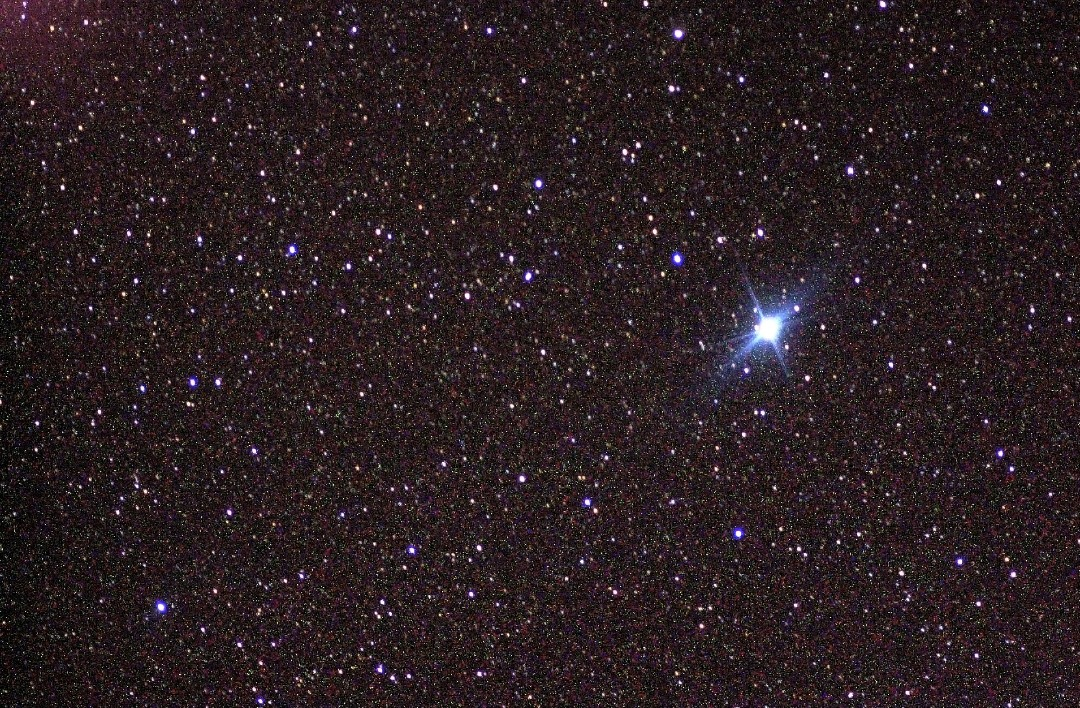
#> input picture Canopus.jpg, 1080 x 708 px, found by its file name
$ jupyter execute --allow-errors ImageMatching.ipynb   (shell and % lines are left out)
#> lines starting #> are read from the running program, lines starting #| are printed output that depends on the picture; long printed decimals are rounded
##Imports

[cell 1]
import numpy as np
import pandas as pd
import matplotlib.pyplot as plt
import seaborn as sns
from PIL import Image
import cv2
import imutils
import sys

[cell 2]
from google.colab import drive

drive.mount('/content/gdrive')
root_path = 'gdrive/My Drive/Colab Notebooks/4DSight/'

plots = root_path + 'Images/'

##Function

[cell 3]
'''
Takes two argument, first one is image file that contains the star map, and the second one is the patch from this star map.
'''
def find_star_location(starmap, smallstar):

  good_match_ratio = 0.3

  plt.imshow(starmap)
  plt.show()
  plt.imshow(smallstar)
  plt.show()

  gray1 = cv2.cvtColor(starmap, cv2.COLOR_BGR2GRAY)
  gray2 = cv2.cvtColor(smallstar, cv2.COLOR_BGR2GRAY)

  sift = cv2.xfeatures2d.SIFT_create()
  keypoints_1, desc_1= sift.detectAndCompute(starmap,None)
  keypoints_2, desc_2 = sift.detectAndCompute(smallstar,None)

  img_1 = cv2.drawKeypoints(gray1,keypoints_1,starmap)
  img_2 = cv2.drawKeypoints(gray2,keypoints_2,smallstar)
  plt.imshow(img_1)
  plt.show()
  plt.imshow(img_2)
  plt.show()

  bf = cv2.BFMatcher(cv2.NORM_L1, crossCheck=True)
  matches = bf.match(desc_1,desc_2)
  matches = sorted(matches, key = lambda x:x.distance)

  numGoodMatches = int(len(matches) * good_match_ratio)
  matches = matches[:numGoodMatches]

  img3 = cv2.drawMatches(starmap, keypoints_1, smallstar, keypoints_2, matches, smallstar, flags=2)
  plt.imshow(img3)
  plt.show()

  points1 = np.zeros((len(matches), 2), dtype=np.float32)
  points2 = np.zeros((len(matches), 2), dtype=np.float32)

  for i, match in enumerate(matches):
    points1[i, :] = keypoints_1[match.queryIdx].pt
    points2[i, :] = keypoints_2[match.trainIdx].pt

  h, mask = cv2.findHomography(points2, points1, cv2.RANSAC)
  height, width, channels = starmap.shape
  im1Reg = cv2.warpPerspective(smallstar, h, (width, height))

  plt.imshow(im1Reg)
  plt.show()
  plt.imshow(starmap)
  plt.show()

  x, y, _ = smallstar.shape
  old_points = np.array([
                        [0,0,1],
                        [y,0,1],
                        [0,x,1],
                        [y,x,1]
  ])
  new_points = np.dot(old_points, h.T)
  new_points = new_points.astype('int64')

  return new_points[:,:-1]

##Image Read and Keypoints

[cell 4]
#reading image
img1 = cv2.imread(plots + 'Canopus.jpg')
#> img1 is the input picture: shape (708, 1080, 3); mean B, G, R 33.7, 30.6, 42.5
gray1 = cv2.cvtColor(img1, cv2.COLOR_BGR2GRAY)
# img2 = cv2.imread(plots + 'T.png')
# gray2 = cv2.cvtColor(img2, cv2.COLOR_BGR2GRAY)

[cell 5]
img1_rot = imutils.rotate_bound(img1, 40)
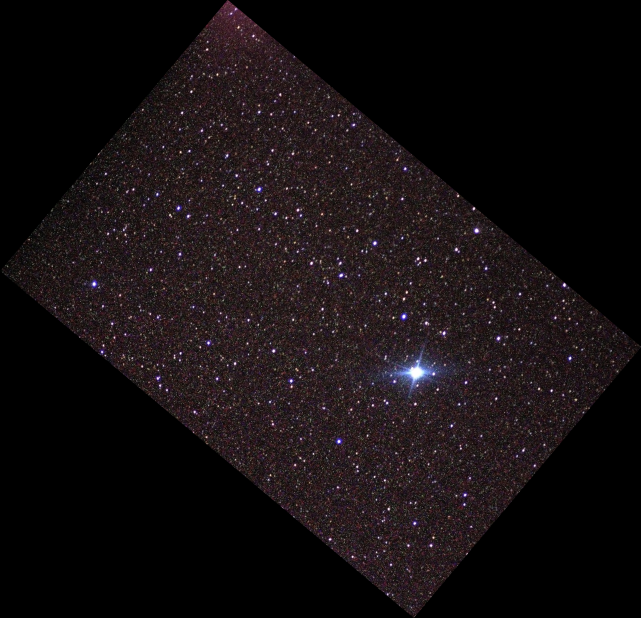
#> img1_rot: shape (1236, 1282, 3) (shown at 1/2 size); mean B, G, R 16.2, 14.8, 20.5
img2_det = img1_rot[200:350, 350:500]
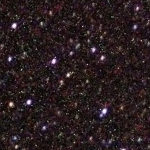
#> img2_det: shape (150, 150, 3); mean B, G, R 31.4, 29.4, 41.4
img2 = img2_det
gray2 = cv2.cvtColor(img2, cv2.COLOR_BGR2GRAY)
plt.imshow(img1_rot)
plt.show()
plt.imshow(img2)
plt.show()

[cell 6]
#keypoints
sift = cv2.xfeatures2d.SIFT_create()
keypoints_1, desc_1= sift.detectAndCompute(img1,None)
#> keypoints_1 = 4602 keypoints; strongest (x, y, size): (999, 182, 3), (62, 187, 2.9), (382, 602, 2.9), (985, 109, 3.6)
keypoints_2, desc_2 = sift.detectAndCompute(img2,None)
#> keypoints_2 = 153 keypoints; strongest (x, y, size): (14, 25, 3.1), (29, 102, 2.9), (54, 61, 2.9), (104, 111, 3)

[cell 7]
# orb = cv2.ORB_create()
# keypoints_1, desc_1 = orb.detectAndCompute(img1,None)
# keypoints_2, desc_2 = orb.detectAndCompute(img2,None)

[cell 8]
img_1 = cv2.drawKeypoints(gray1,keypoints_1,img1)
img_2 = cv2.drawKeypoints(gray2,keypoints_2,img2)
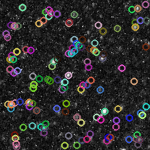
#> img_2: shape (150, 150, 3); mean B, G, R 43.5, 43.5, 44.4
plt.imshow(img_1)
plt.show()
plt.imshow(img_2)
plt.show()

[cell 9]
bf = cv2.BFMatcher(cv2.NORM_L1, crossCheck=True)
matches = bf.match(desc_1,desc_2)
#> matches = 124 matches
matches = sorted(matches, key = lambda x:x.distance)

numGoodMatches = int(len(matches) * 0.3)
#> numGoodMatches = 37
matches = matches[:numGoodMatches]
#> matches = 37 matches

img3 = cv2.drawMatches(img1, keypoints_1, img2, keypoints_2, matches, img2, flags=2)
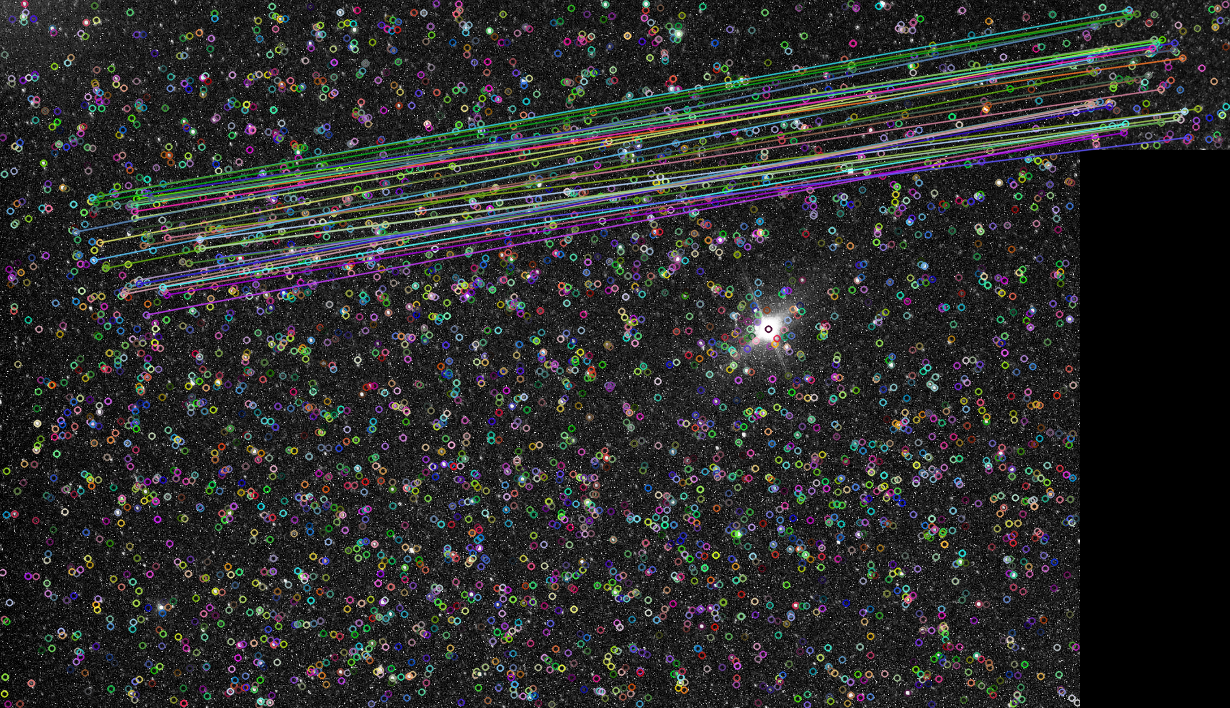
#> img3: shape (708, 1230, 3); mean B, G, R 43.7, 44, 43.1
plt.imshow(img3)
plt.show()

[cell 10]
points1 = np.zeros((len(matches), 2), dtype=np.float32)
#> points1 = 37 pairs, first value 0 to 0, second value 0 to 0
points2 = np.zeros((len(matches), 2), dtype=np.float32)
#> points2 = 37 pairs, first value 0 to 0, second value 0 to 0

for i, match in enumerate(matches):
  points1[i, :] = keypoints_1[match.queryIdx].pt
  points2[i, :] = keypoints_2[match.trainIdx].pt
#> this loop made 37 passes
#> after the loop, points1 = 37 pairs, first value 75.41 to 218.8, second value 193.1 to 314.5; points2 = 37 pairs, first value 9.61 to 117.6, second value 9.48 to 136.9

h, mask = cv2.findHomography(points2, points1, cv2.RANSAC)
#> h = [[0.762, 0.642, 48.42], [-0.646, 0.765, 221], [-2.23e-05, 1.88e-07, 1]]; mask = 37 values from 1 to 1
height, width, channels = img1.shape
#> height = 708; width = 1080; channels = 3
im1Reg = cv2.warpPerspective(img2, h, (width, height))
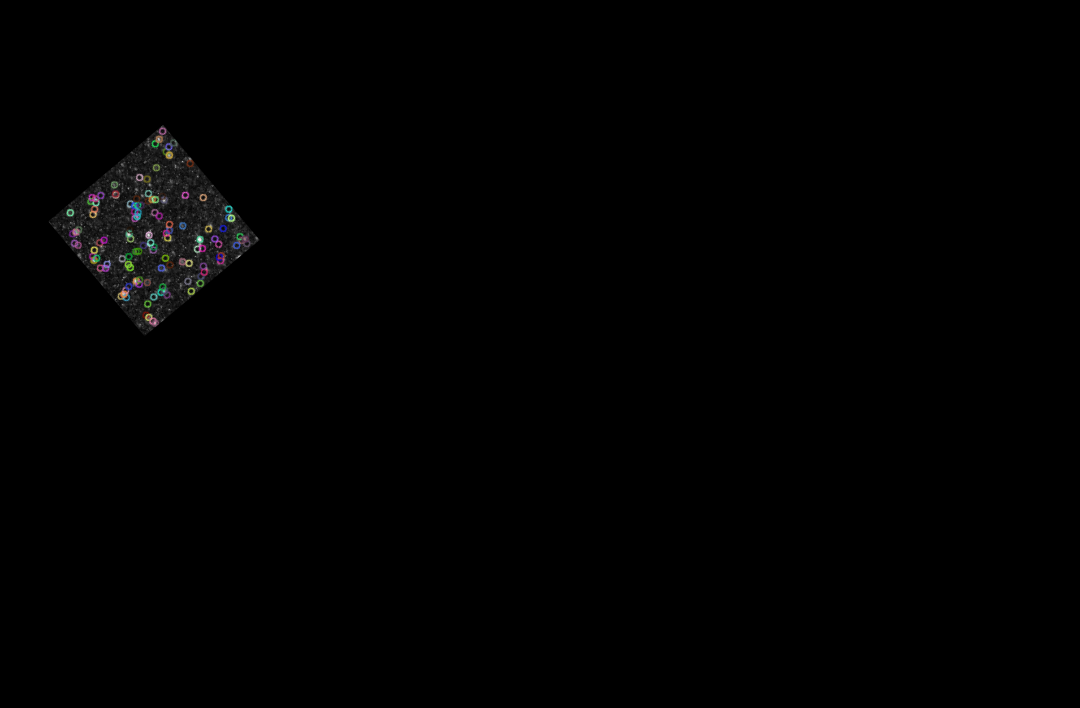
#> im1Reg: shape (708, 1080, 3); mean B, G, R 1.3, 1.3, 1.3

plt.imshow(img2)
plt.show()
plt.imshow(im1Reg)
plt.show()
plt.imshow(img1)
plt.show()

[cell 11]
x, y, _ = img2.shape
#> x = 150; y = 150
old_points = np.array([
                       [0,0,1],
                       [y,0,1],
                       [0,x,1],
                       [y,x,1]
])
new_points = np.dot(old_points, h.T)
#> new_points = [[48.42, 221, 1], [162.7, 124, 0.997], [144.7, 335.8, 1], [259, 238.8, 0.997]]
print(new_points)
#| [[ 48.418 221.020   1.        ]
#|  [162.718 124.049   0.9967]
#|  [144.693 335.754   1.000]
#|  [258.993 238.783   0.9967]]

dum = np.zeros(img1.shape)
cv2.circle(dum, (48, 220), 5, (0, 0, 255), -1)
cv2.circle(dum, (162, 124), 5, (0, 0, 255), -1)
cv2.circle(dum, (144, 336), 5, (0, 0, 255), -1)
cv2.circle(dum, (259, 239), 5, (0, 0, 255), -1)
plt.imshow(dum)
plt.show()

##Trial

[cell 12]
image_path_1 = sys.argv[0]
image_path_1 = sys.argv[1]

[cell 13]
starmap = cv2.imread(plots + 'Canopus.jpg')
smallstar = cv2.imread(plots + 'smallstar.png')
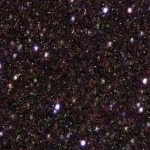
#> input picture smallstar.png, 150 x 150 px, found by its file name
#> smallstar is the input picture: shape (150, 150, 3); mean B, G, R 32.7, 30.3, 42.8
img1_rot = imutils.rotate_bound(starmap, 30)
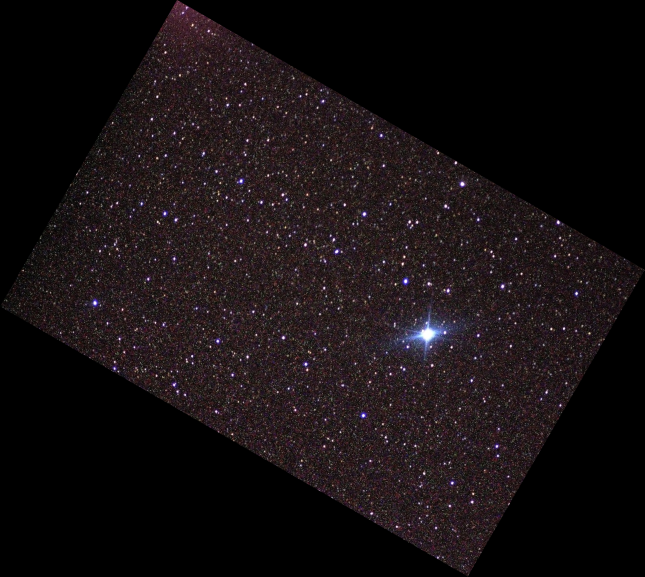
#> img1_rot: shape (1153, 1289, 3) (shown at 1/2 size); mean B, G, R 17.3, 15.7, 21.9
smallstar = img1_rot[200:350, 350:500]
# cv2.imwrite(plots + 'smallstar.png', smallstar)

[cell 14]
find_star_location(starmap, smallstar)
#> in find_star_location, `keypoints_2, desc_2 = sift.detectAndCompute(smallstar,None)`: keypoints_2 = 160 keypoints; strongest (x, y, size): (83, 143, 3.1), (145, 81, 3), (105, 10, 3.1), (141, 109, 2.5)
#> in find_star_location, `img_2 = cv2.drawKeypoints(gray2,keypoints_2,smallstar)`:
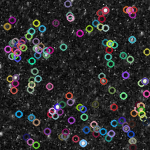
#> img_2: shape (150, 150, 3); mean B, G, R 45.4, 44.3, 45.1
#> in find_star_location, `matches = bf.match(desc_1,desc_2)`: matches = 122 matches
#> in find_star_location, `numGoodMatches = int(len(matches) * good_match_ratio)`: numGoodMatches = 36
#> in find_star_location, `matches = matches[:numGoodMatches]`: matches = 36 matches
#> in find_star_location, `img3 = cv2.drawMatches(starmap, keypoints_1, smallstar, keypoints_2, m..`:
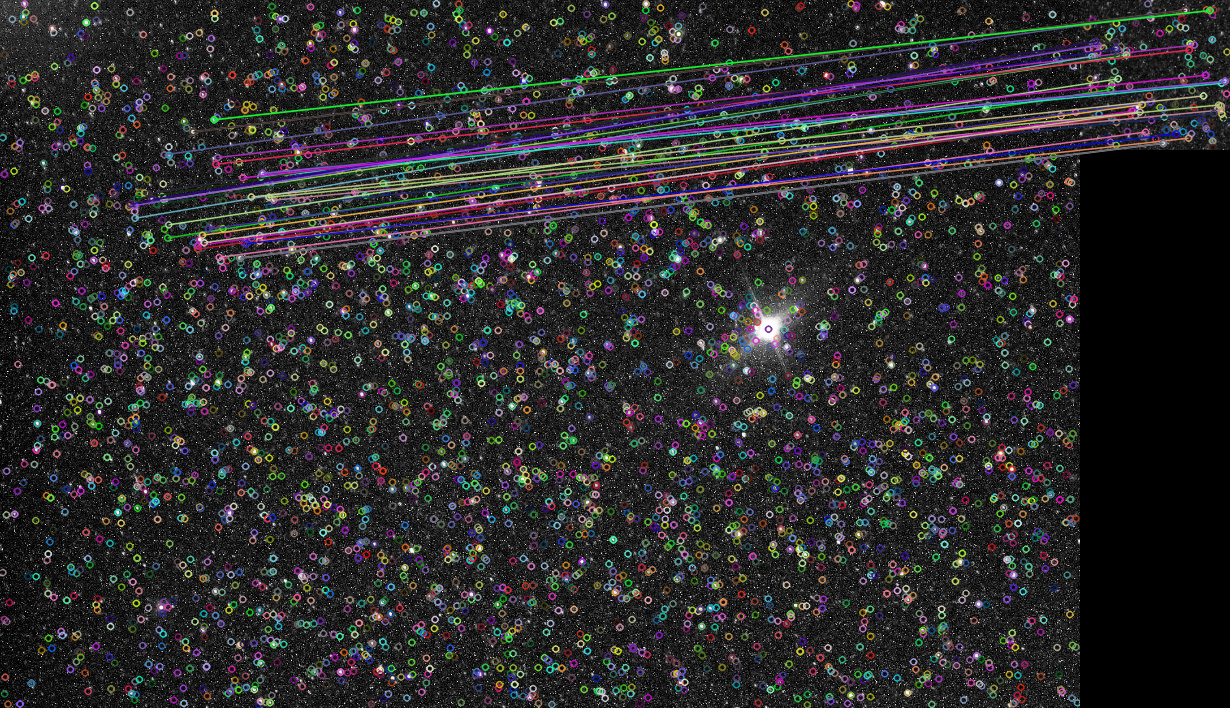
#> img3: shape (708, 1230, 3); mean B, G, R 43, 42.2, 42.9
#> in find_star_location, `points1 = np.zeros((len(matches), 2), dtype=np.float32)`: points1 = 36 pairs, first value 0 to 0, second value 0 to 0
#> the loop in find_star_location, `for i, match in enumerate(matches):` made 36 passes
#> after the loop in find_star_location, `for i, match in enumerate(matches):`: points1 = 36 pairs, first value 130 to 273.3, second value 119.3 to 257.5; points2 = 36 pairs, first value 11.46 to 144.6, second value 9.92 to 142.7
#> in find_star_location, `h, mask = cv2.findHomography(points2, points1, cv2.RANSAC)`: h = [[0.863, 0.499, 96.68], [-0.502, 0.864, 175.4], [-1.24e-05, -4.33e-06, 1]]; mask = 36 values from 1 to 1
#> in find_star_location, `im1Reg = cv2.warpPerspective(smallstar, h, (width, height))`:
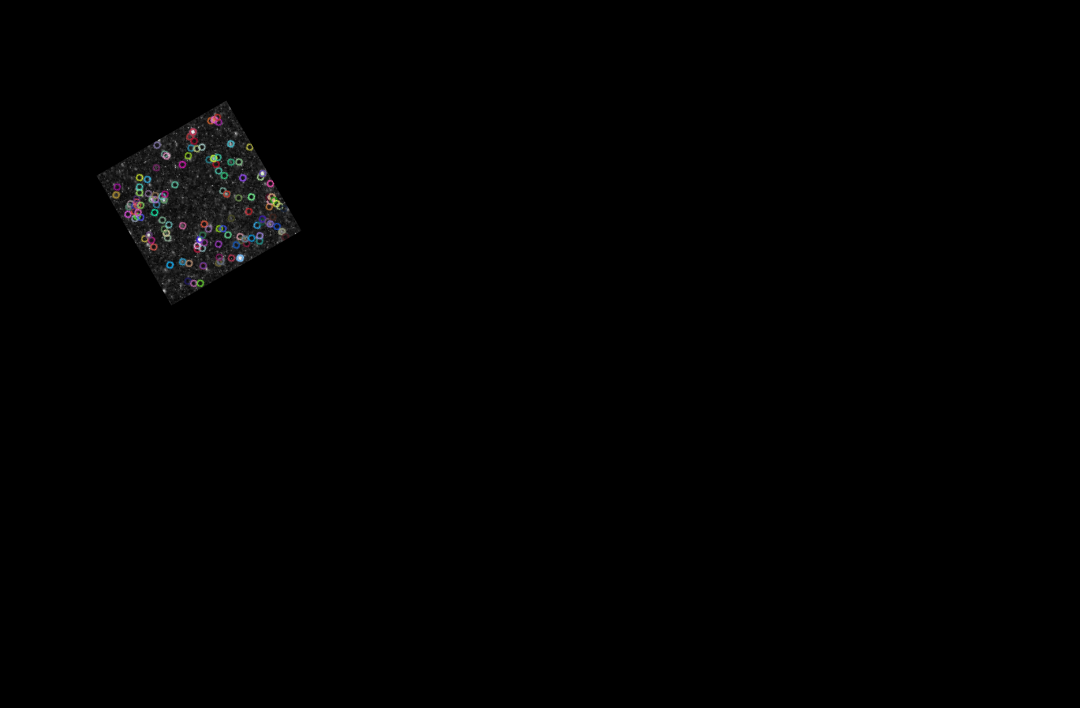
#> im1Reg: shape (708, 1080, 3); mean B, G, R 1.3, 1.3, 1.3
#> in find_star_location, `new_points = np.dot(old_points, h.T)`: new_points = [[96.68, 175.4, 1], [226.1, 100.1, 0.998], [171.5, 305, 0.999], [300.9, 229.7, 0.997]]
#> in find_star_location, `new_points = new_points.astype('int64')`: new_points = [[96, 175, 1], [226, 100, 0], [171, 304, 0], [300, 229, 0]]
#> Out = [[96, 175], [226, 100], [171, 304], [300, 229]]
